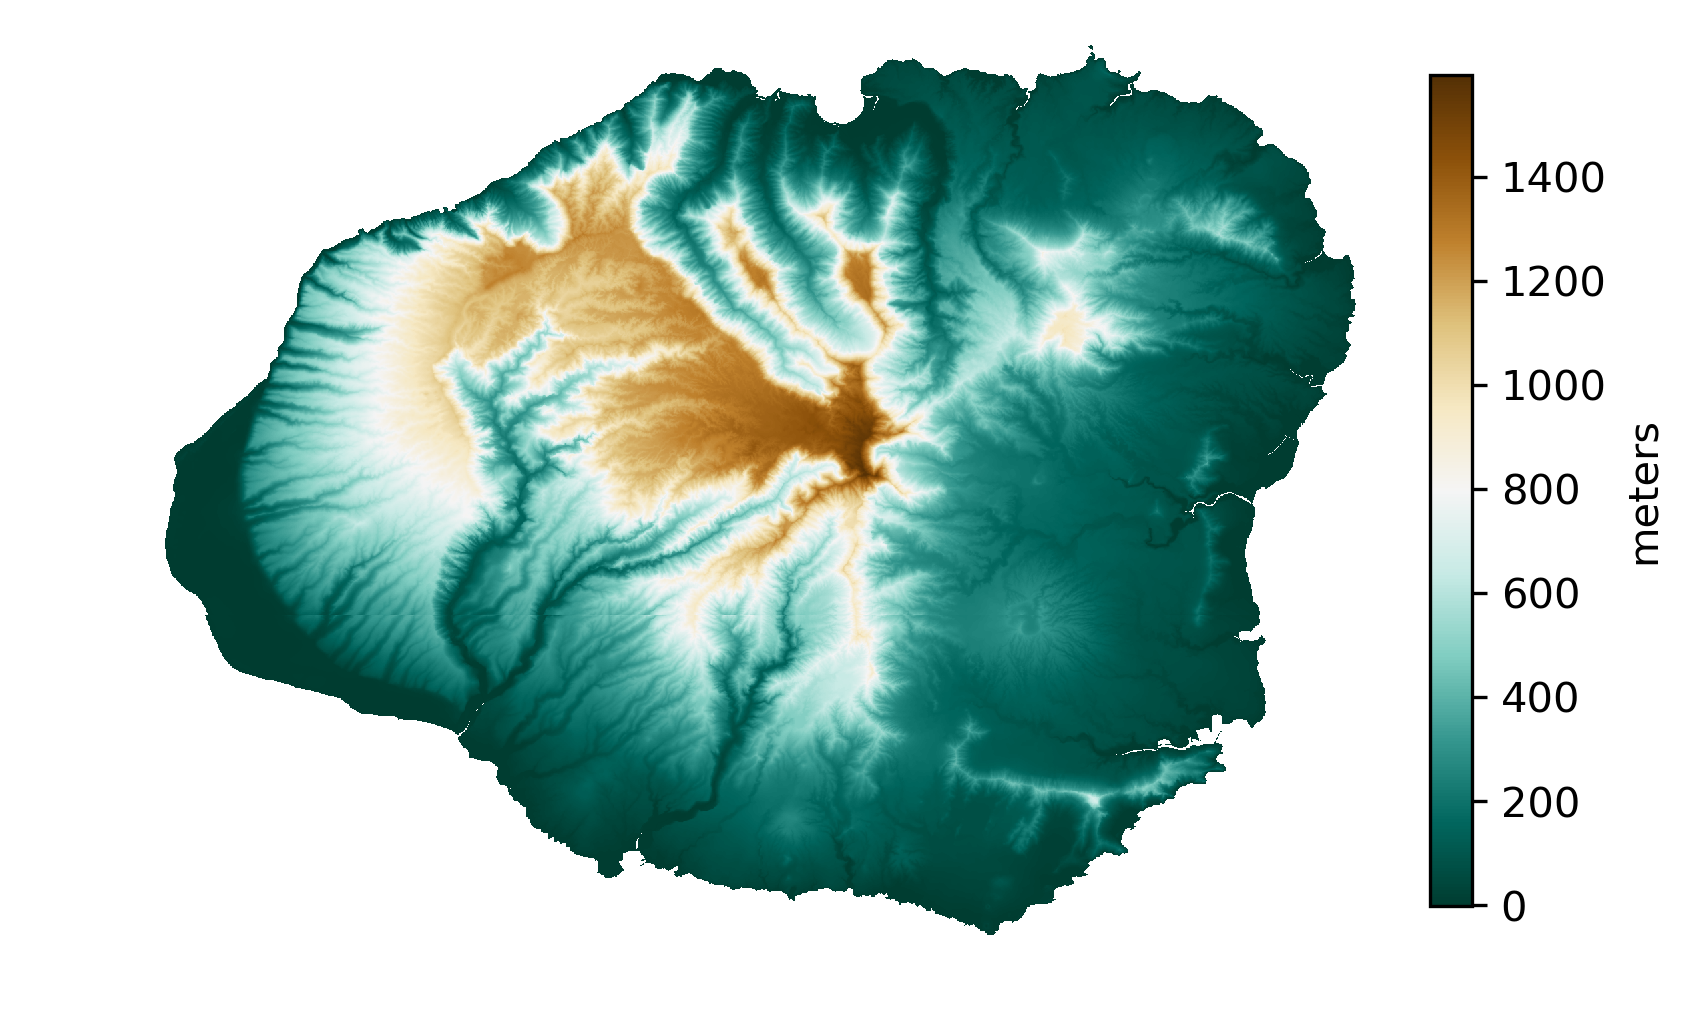

Write Python code to recreate this figure.
"""
Read a raster file a numpy array with GDAL
"""
import os
import numpy as np
import matplotlib.pyplot as plt
from matplotlib import cm
from osgeo import gdal

# GDAL does not use python exceptions by default
gdal.UseExceptions()

cwd = os.path.dirname(__file__)
datadir = os.path.join(os.path.split(cwd)[0], 'data')

img_n = os.path.join(datadir,'kauai_north', 'imgn23w160_1.img')
img_s = os.path.join(datadir,'kauai_south', 'imgn22w160_1.img')
geo = gdal.Open(img_n)
drv = geo.GetDriver()
print drv.GetMetadataItem('DMD_LONGNAME')
north = geo.ReadAsArray()
geo = gdal.Open(img_s)
south = geo.ReadAsArray()
topo = np.vstack((north, south))
i, j = np.where(topo>0)
topo = topo[min(i):max(i)+1, min(j):max(j)+1]
topo[topo==0] = np.nan
print topo.shape

fig = plt.figure(frameon=False)
plt.imshow(topo, cmap=cm.BrBG_r)
plt.axis('off')
cbar = plt.colorbar(shrink=0.75)
cbar.set_label('meters')
plt.savefig('kauai.png', dpi=300, bbox_inches='tight')
plt.show()
